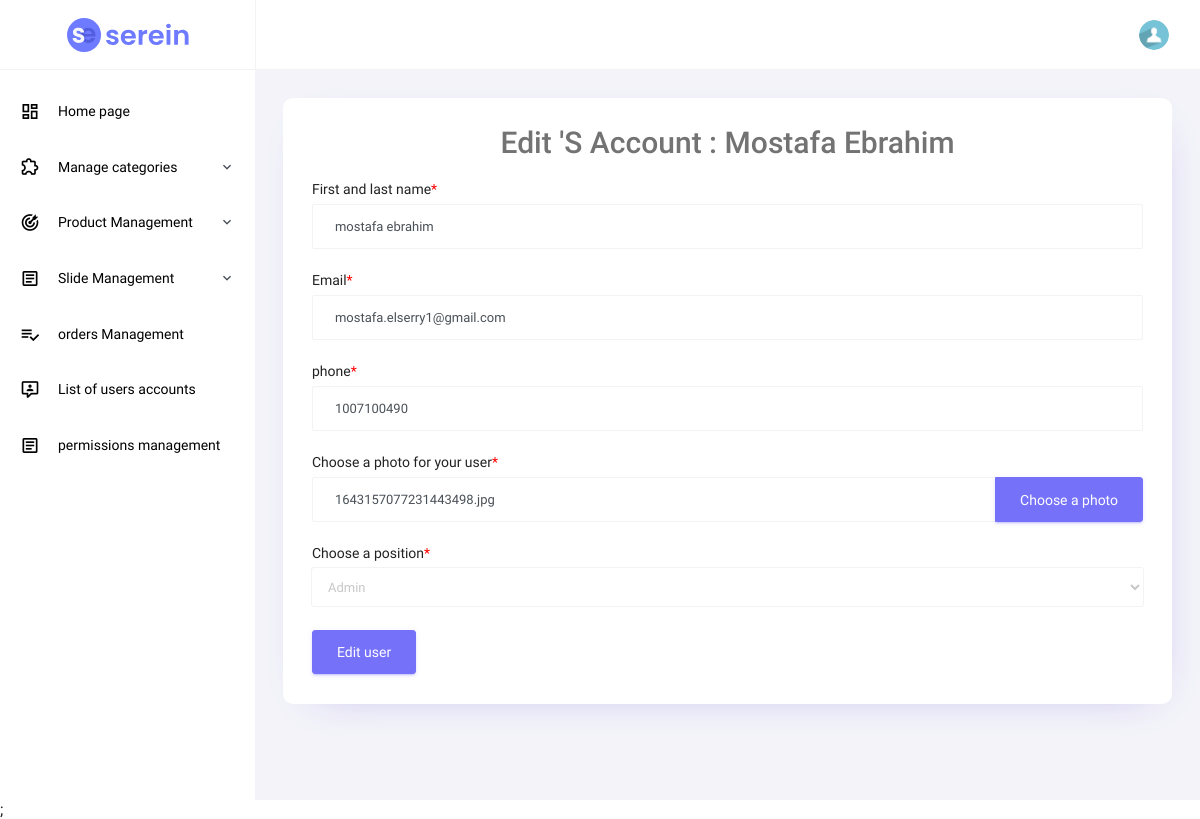
Screenshot of /furniture/admin/edit_user.php?uid=28 with the database file from the repository.
### tables this page shows
CREATE TABLE `users` (
  `user_id` int(11) NOT NULL,
  `user_name` varchar(50) NOT NULL,
  `user_account` varchar(50) NOT NULL,
  `user_password` varchar(50) NOT NULL,
  `image` text NOT NULL,
  `phone` int(15) NOT NULL,
  `role_id` int(11) NOT NULL
);

CREATE TABLE `roles` (
  `role_id` int(11) NOT NULL,
  `role` varchar(250) NOT NULL,
  `permission` text NOT NULL
);

### furniture/includes/functions.php (called while the page is built, shortened)
<?php
function validate_id($id){
    if (isset($id)&& filter_var($id,FILTER_VALIDATE_INT,array('min_array' => 1))) {
        $val_id = $id;
        return $val_id;
    }else{
        return NULL;
    }
}
?>

### furniture/admin/edit_user.php (the view, shortened to what this page needs)
<?php
include('../includes/mysqli_connect.php');
include('../includes/functions.php');
include "admin_header.php";
include "admin_navbar.php";
include "admin_partial.php";
include "admin_sidebar.php";
$uid = validate_id($_GET['uid']);
$q = "SELECT * FROM users WHERE user_id ={$uid}";
$r = mysqli_query($dbc, $q);
if (mysqli_num_rows($r) == 1) {
    $user = mysqli_fetch_array($r, MYSQLI_ASSOC);
} else {
    $msg = "Error!This account no longer exists";
    $suc = 0;
}
?>
<div class="main-panel">
    <div class="content-wrapper">
        <div class="row grid-margin">
            <div class="col-12 grid-margin stretch-card">
                <div class="card">
                    <div class="card-body">
                        <h4 class="card-title" style="text-align: center;font-size: 30px;">Edit 's account : <?php if (isset($user['user_name'])) echo $user['user_name']; ?></h4>
                        <form class="forms-sample" action="action/action_edit_user.php?uid=<?php echo $uid; ?>" method="post">
                            <div class="form-group">
                                <label for="exampleInputName1">First and last name<span style="color: red">*</span></label>
                                <input type="text" value="<?php if (isset($user['user_name'])) echo $user['user_name']; ?>" name="name" class="form-control" id="exampleInputName1" placeholder="" />
                            </div>
                            <div class="form-group">
                                <label for="exampleInputEmail3">Email<span style="color: red">*</span></label>
                                <input type="text" value="<?php if (isset($user['user_account'])) echo $user['user_account']; ?>" name="account" class="form-control" id="exampleInputEmail3" placeholder="" />
                            </div>
                            <div class="form-group">
                                <label for="exampleInputEmail3">phone<span style="color: red">*</span></label>
                                <input type="text" value="<?php if (isset($user['phone'])) echo $user['phone']; ?>" name="phone" class="form-control" id="exampleInputEmail3" placeholder="" />
                            </div>
                            <div class="form-group">
                                <label>Choose a photo for your user<span style="color: red">*</span></label>
                                <div class="input-group col-xs-12">
                                    <input type="text" value="<?php echo $user['image'] ?>" class="form-control file-upload-info" disabled="" placeholder="...">
                                    <span class="input-group-append">
                                        <button class="file-upload-browse btn btn-primary" type="button">Choose a photo</button>
                                    </span>
                                </div>
                            </div>
                            <div class="form-group">
                                <label for="exampleInputPassword4">Choose a position<span style="color: red">*</span></label>
                                <select name="role_id" aria-controls="order-listing" class="form-control">
                                    <?php
                                    $q = "SELECT * FROM roles";
                                    $r = mysqli_query($dbc, $q);
                                    if (mysqli_num_rows($r) > 0) {
                                        while ($role = mysqli_fetch_array($r, MYSQLI_ASSOC)) {
                                            echo "<option value='{$role['role_id']}'";
                                            if (isset($user['role_id']) && $role['role_id'] == $user['role_id']) echo "selected='selected'";
                                            echo ">" . $role['role'] . "</option>";
                                        }
                                    }
                                    ?>
                                </select>
                            </div>
                            <button type="submit" name="submit" class="btn btn-primary mr-2">Edit user</button>
                        </form>
                    </div>
                </div>
            </div>
        </div>
    </div>
</div>
<?php include "admin_end.php" ?>;

### rows the page displays
users: user_name "Mostafa Ebrahim", name "mostafa ebrahim", account "mostafa.elserry1@gmail.com", phone "1007100490", image "1643157077231443498.jpg", role_id "Admin"
